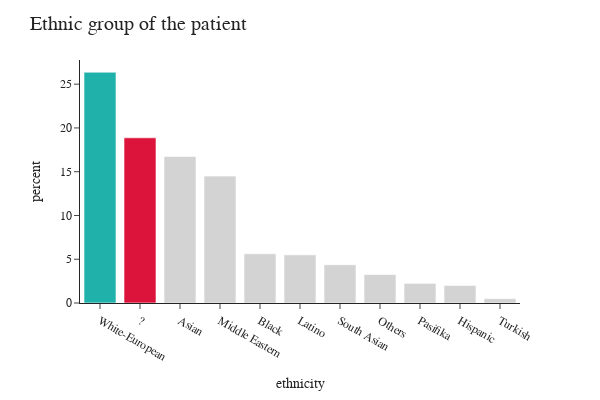
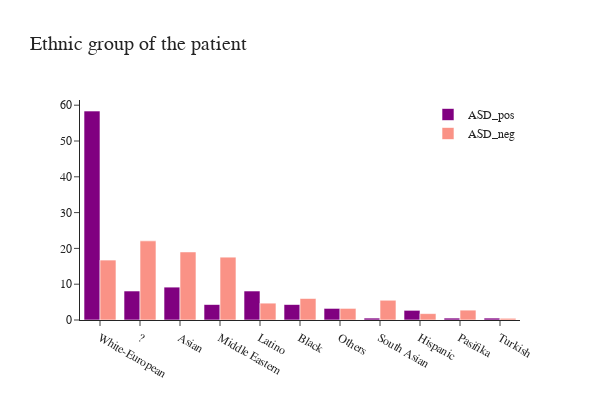

Notebook cell for these charts, in order:
### Markdown cell above
### Etnik Köken
- Veride "?" ve diğerleri dahil olmak üzere 11 etnik kategori bulunmaktadır.
- En büyük gruplar sırasıyla Beyaz-Avrupalı, "?", Asyalı ve Orta Doğulu.
- ASD pozitif kişiler arasında Beyaz-Avrupalılar %58 ile çoğunluktayken, toplam örneğin (eğitim verisi) sadece %26'sını oluşturur. İkinci sırada %9 ile Asyalılar, üçüncü sırada ise %8 ile Latinler ve "?" yer alır.

### Code cell
fig = px.histogram(train, x="ethnicity",
                   width=600,
                   height=400,
                   histnorm='percent',
                   template="simple_white"
                   )

fig.update_layout(title="Ethnic group of the patient",
                  font_family="San Serif",
                  titlefont={'size': 20},
                  legend=dict(
                      orientation="v", y=1, yanchor="top", x=1.0, xanchor="right" )
                  ).update_xaxes(categoryorder='total descending') # ordering the x-axis values
#custom color
colors = ['lightgray',] * 15
colors[1] = 'crimson'
colors[0] = 'lightseagreen'


fig.update_traces(marker_color=colors,
                  )
fig.show()

fig = go.Figure()
fig.add_trace(go.Histogram(x=ASD_pos['ethnicity'],histnorm='percent',
                           name='ASD_pos', marker_color = 'purple'),
              )
fig.add_trace(go.Histogram(x=ASD_neg['ethnicity'],histnorm='percent',
                           name='ASD_neg', marker_color = 'salmon', opacity=0.85),
              )

fig.update_layout(title="Ethnic group of the patient",
                  font_family="San Serif",
                  titlefont={'size': 20},
                  template='simple_white',
                  width=600,
                  height=400,
                  legend=dict(
                      orientation="v", y=1, yanchor="top", x=1.0, xanchor="right" )
                  ).update_xaxes(categoryorder='total descending')

fig.show()

### Figure 1 — Plotly figure (JSON) as saved in the notebook; plotly's stock layout.template omitted (floating-point values rounded to 4 significant figures; data arrays with more than 128 entries replaced by an {"elided": "..."} marker saying what was removed)
{"data": [{"alignmentgroup": "True", "bingroup": "x", "histnorm": "percent", "hovertemplate": "ethnicity=%{x}<br>percent=%{y}<extra></extra>", "legendgroup": "", "marker": {"color": ["lightseagreen", "crimson", "lightgray", "lightgray", "lightgray", "lightgray", "lightgray", "lightgray", "lightgray", "lightgray", "lightgray", "lightgray", "lightgray", "lightgray", "lightgray"], "pattern": {"shape": ""}}, "name": "", "offsetgroup": "", "orientation": "v", "showlegend": false, "x": {"elided": "800 str values"}, "xaxis": "x", "yaxis": "y", "type": "histogram"}], "layout": {"xaxis": {"anchor": "y", "domain": [0.0, 1.0], "title": {"text": "ethnicity"}, "categoryorder": "total descending"}, "yaxis": {"anchor": "x", "domain": [0.0, 1.0], "title": {"text": "percent"}}, "legend": {"tracegroupgap": 0, "orientation": "v", "y": 1, "yanchor": "top", "x": 1.0, "xanchor": "right"}, "margin": {"t": 60}, "barmode": "relative", "height": 400, "width": 600, "font": {"family": "San Serif"}, "title": {"text": "Ethnic group of the patient", "font": {"size": 20}}}}

### Figure 2 — Plotly figure (JSON) as saved in the notebook; plotly's stock layout.template omitted (floating-point values rounded to 4 significant figures; data arrays with more than 128 entries replaced by an {"elided": "..."} marker saying what was removed)
{"data": [{"histnorm": "percent", "marker": {"color": "purple"}, "name": "ASD_pos", "x": {"elided": "185 str values"}, "type": "histogram"}, {"histnorm": "percent", "marker": {"color": "salmon"}, "name": "ASD_neg", "opacity": 0.85, "x": {"elided": "615 str values"}, "type": "histogram"}], "layout": {"font": {"family": "San Serif"}, "title": {"text": "Ethnic group of the patient", "font": {"size": 20}}, "legend": {"orientation": "v", "y": 1, "yanchor": "top", "x": 1.0, "xanchor": "right"}, "width": 600, "height": 400, "xaxis": {"categoryorder": "total descending"}}}
